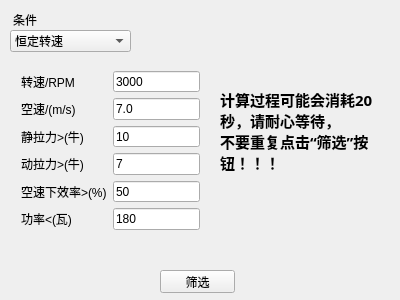
<?xml version="1.0" encoding="UTF-8"?>
<ui version="4.0">
 <class>Selector</class>
 <widget class="QWidget" name="Selector">
  <property name="geometry">
   <rect>
    <x>0</x>
    <y>0</y>
    <width>400</width>
    <height>300</height>
   </rect>
  </property>
  <property name="windowTitle">
   <string>Selector</string>
  </property>
  <widget class="QComboBox" name="condBox">
   <property name="geometry">
    <rect>
     <x>10</x>
     <y>30</y>
     <width>121</width>
     <height>22</height>
    </rect>
   </property>
   <item>
    <property name="text">
     <string>恒定转速</string>
    </property>
   </item>
   <item>
    <property name="text">
     <string>恒定功率</string>
    </property>
   </item>
  </widget>
  <widget class="QLabel" name="label">
   <property name="geometry">
    <rect>
     <x>13</x>
     <y>10</y>
     <width>81</width>
     <height>20</height>
    </rect>
   </property>
   <property name="text">
    <string>条件</string>
   </property>
  </widget>
  <widget class="QWidget" name="formLayoutWidget">
   <property name="geometry">
    <rect>
     <x>10</x>
     <y>60</y>
     <width>201</width>
     <height>181</height>
    </rect>
   </property>
   <layout class="QFormLayout" name="formLayout">
    <item row="0" column="1">
     <widget class="QLineEdit" name="condInput">
      <property name="text">
       <string>3000</string>
      </property>
     </widget>
    </item>
    <item row="0" column="0">
     <widget class="QLabel" name="condLabel">
      <property name="text">
       <string>转速/RPM</string>
      </property>
     </widget>
    </item>
    <item row="1" column="0">
     <widget class="QLabel" name="label_3">
      <property name="text">
       <string>空速/(m/s)</string>
      </property>
     </widget>
    </item>
    <item row="1" column="1">
     <widget class="QLineEdit" name="speedInput">
      <property name="text">
       <string>7.0</string>
      </property>
     </widget>
    </item>
    <item row="2" column="0">
     <widget class="QLabel" name="label_2">
      <property name="text">
       <string>静拉力&gt;(牛)</string>
      </property>
     </widget>
    </item>
    <item row="2" column="1">
     <widget class="QLineEdit" name="staticThrustInput">
      <property name="text">
       <string>10</string>
      </property>
     </widget>
    </item>
    <item row="3" column="0">
     <widget class="QLabel" name="label_4">
      <property name="text">
       <string>动拉力&gt;(牛)</string>
      </property>
     </widget>
    </item>
    <item row="3" column="1">
     <widget class="QLineEdit" name="dynamicThrustInput">
      <property name="text">
       <string>7</string>
      </property>
     </widget>
    </item>
    <item row="5" column="0">
     <widget class="QLabel" name="wattLabel">
      <property name="text">
       <string>功率&lt;(瓦)</string>
      </property>
     </widget>
    </item>
    <item row="5" column="1">
     <widget class="QLineEdit" name="powerInput">
      <property name="text">
       <string>180</string>
      </property>
     </widget>
    </item>
    <item row="4" column="0">
     <widget class="QLabel" name="etaLabel">
      <property name="text">
       <string>空速下效率&gt;(%)</string>
      </property>
     </widget>
    </item>
    <item row="4" column="1">
     <widget class="QLineEdit" name="etaInput">
      <property name="text">
       <string>50</string>
      </property>
     </widget>
    </item>
   </layout>
  </widget>
  <widget class="QPushButton" name="selectButton">
   <property name="geometry">
    <rect>
     <x>160</x>
     <y>270</y>
     <width>75</width>
     <height>23</height>
    </rect>
   </property>
   <property name="text">
    <string>筛选</string>
   </property>
  </widget>
  <widget class="QLabel" name="label_5">
   <property name="geometry">
    <rect>
     <x>220</x>
     <y>60</y>
     <width>171</width>
     <height>141</height>
    </rect>
   </property>
   <property name="font">
    <font>
     <family>AcadEref</family>
     <pointsize>11</pointsize>
     <weight>75</weight>
     <bold>true</bold>
    </font>
   </property>
   <property name="text">
    <string>计算过程可能会消耗20秒，请耐心等待，
不要重复点击“筛选”按钮！！！</string>
   </property>
   <property name="wordWrap">
    <bool>true</bool>
   </property>
  </widget>
 </widget>
 <layoutdefault spacing="6" margin="11"/>
 <tabstops>
  <tabstop>condBox</tabstop>
  <tabstop>condInput</tabstop>
  <tabstop>speedInput</tabstop>
  <tabstop>staticThrustInput</tabstop>
  <tabstop>dynamicThrustInput</tabstop>
  <tabstop>etaInput</tabstop>
  <tabstop>powerInput</tabstop>
  <tabstop>selectButton</tabstop>
 </tabstops>
 <resources/>
 <connections/>
</ui>
